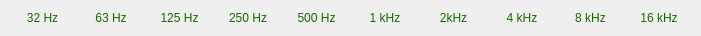
   <widget class="QWidget" name="horizontalLayoutWidget_3">
    <property name="geometry">
     <rect>
      <x>90</x>
      <y>290</y>
      <width>701</width>
      <height>31</height>
     </rect>
    </property>
    <layout class="QHBoxLayout" name="Nombrefiltros">
     <item>
      <widget class="QLabel" name="F32">
       <property name="styleSheet">
        <string notr="true">font: 10pt &quot;Latin Modern Mono Prop&quot;;
color: rgb(24, 103, 3);</string>
       </property>
       <property name="text">
        <string>32 Hz</string>
       </property>
       <property name="alignment">
        <set>Qt::AlignCenter</set>
       </property>
      </widget>
     </item>
     <item>
      <widget class="QLabel" name="F63">
       <property name="styleSheet">
        <string notr="true">font: 10pt &quot;Latin Modern Mono Prop&quot;;
color: rgb(24, 103, 3);</string>
       </property>
       <property name="text">
        <string>63 Hz</string>
       </property>
       <property name="alignment">
        <set>Qt::AlignCenter</set>
       </property>
      </widget>
     </item>
     <item>
      <widget class="QLabel" name="F125">
       <property name="styleSheet">
        <string notr="true">font: 10pt &quot;Latin Modern Mono Prop&quot;;
color: rgb(24, 103, 3);</string>
       </property>
       <property name="text">
        <string>125 Hz</string>
       </property>
       <property name="alignment">
        <set>Qt::AlignCenter</set>
       </property>
      </widget>
     </item>
     <item>
      <widget class="QLabel" name="F250">
       <property name="styleSheet">
        <string notr="true">font: 10pt &quot;Latin Modern Mono Prop&quot;;
color: rgb(24, 103, 3);</string>
       </property>
       <property name="text">
        <string>250 Hz</string>
       </property>
       <property name="alignment">
        <set>Qt::AlignCenter</set>
       </property>
      </widget>
     </item>
     <item>
      <widget class="QLabel" name="F500">
       <property name="styleSheet">
        <string notr="true">font: 10pt &quot;Latin Modern Mono Prop&quot;;
color: rgb(24, 103, 3);</string>
       </property>
       <property name="text">
        <string>500 Hz</string>
       </property>
       <property name="alignment">
        <set>Qt::AlignCenter</set>
       </property>
      </widget>
     </item>
     <item>
      <widget class="QLabel" name="F1k">
       <property name="styleSheet">
        <string notr="true">font: 10pt &quot;Latin Modern Mono Prop&quot;;
color: rgb(24, 103, 3);</string>
       </property>
       <property name="text">
        <string>1 kHz</string>
       </property>
       <property name="alignment">
        <set>Qt::AlignCenter</set>
       </property>
      </widget>
     </item>
     <item>
      <widget class="QLabel" name="F2k">
       <property name="styleSheet">
        <string notr="true">font: 10pt &quot;Latin Modern Mono Prop&quot;;
color: rgb(24, 103, 3);</string>
       </property>
       <property name="text">
        <string>2kHz</string>
       </property>
       <property name="alignment">
        <set>Qt::AlignCenter</set>
       </property>
      </widget>
     </item>
     <item>
      <widget class="QLabel" name="F4k">
       <property name="styleSheet">
        <string notr="true">font: 10pt &quot;Latin Modern Mono Prop&quot;;
color: rgb(24, 103, 3);</string>
       </property>
       <property name="text">
        <string>4 kHz</string>
       </property>
       <property name="alignment">
        <set>Qt::AlignCenter</set>
       </property>
      </widget>
     </item>
     <item>
      <widget class="QLabel" name="F8k">
       <property name="styleSheet">
        <string notr="true">font: 10pt &quot;Latin Modern Mono Prop&quot;;
color: rgb(24, 103, 3);</string>
       </property>
       <property name="text">
        <string>8 kHz</string>
       </property>
       <property name="alignment">
        <set>Qt::AlignCenter</set>
       </property>
      </widget>
     </item>
     <item>
      <widget class="QLabel" name="F16k">
       <property name="styleSheet">
        <string notr="true">color: rgb(24, 103, 3);
font: 10pt &quot;Latin Modern Mono Prop&quot;;</string>
       </property>
       <property name="text">
        <string>16 kHz</string>
       </property>
       <property name="alignment">
        <set>Qt::AlignCenter</set>
       </property>
      </widget>
     </item>
    </layout>
   </widget>
